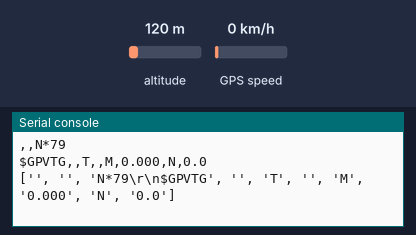
Recording of a program running on a simulated CircuitPython board. Shown: the last lines printed to the serial console. The inputs (shaded band) are chosen by the test bench; at power-on: altitude 120 m, GPS speed 0 km/h. The GPS gets a fix after 3 s at 37.7749, -122.4194 with 8 satellites.

Above: at 1.2 s.
1.3 s: altitude set to 20 m
At 1.81 s:
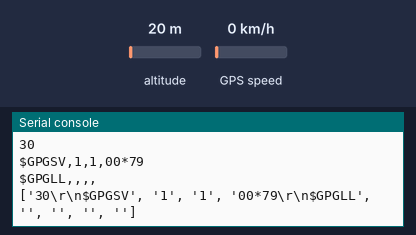
2.9 s: GPS speed set to 2 km/h
At 3.11 s:
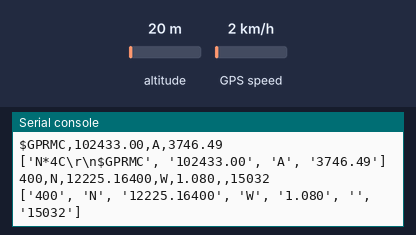
4.5 s: altitude set to 250 m
At 4.52 s:
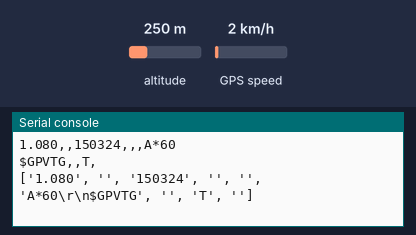
6.1 s: GPS speed set to 30 km/h
At 6.14 s:
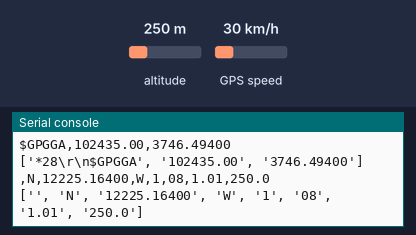
7.7 s: GPS speed set to 90 km/h
At 7.76 s:
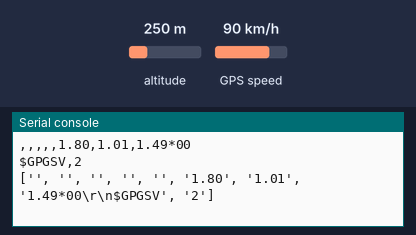
9.4 s: GPS speed set to 118 km/h
At 9.48 s:
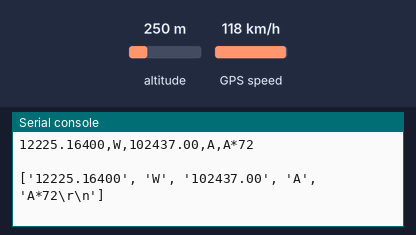
Timing chart, 0 to 12.0 s (numbered marks = the images above; inputs shaded):
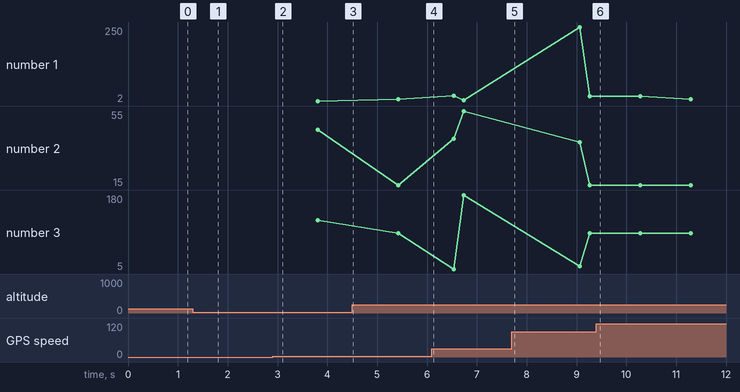

The program:

gpscom.py
```python
# CircuitPython Demo - USB/Serial echo

import board
import busio
import digitalio
import time

#led = digitalio.DigitalInOut(board.D13)
#led.direction = digitalio.Direction.OUTPUT


# TX, RX
uart_gps = busio.UART(board.A2, board.A3, baudrate=9600)


while True:
    data = uart_gps.read(32)
    if data is not None:
        datastr = ''.join([chr(b) for b in data]) # convert bytearray to string
        print(datastr)
        print(datastr.split(','))
    time.sleep(.1)
```

Measured:
- after the input at 2.9 s, the serial console: prints a new line after 0.20 s (image 2)
